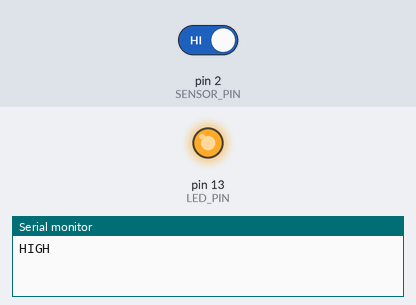
This sketch was run on a simulated Arduino Uno, built with avr-gcc and run on an emulated ATmega328P. Parts: output pins drawn as LEDs (lit = HIGH), the last lines printed to the serial monitor. Inputs (shaded band) come from the test bench; at power-on: pin 2 (SENSOR_PIN) HIGH.

Above: at 1.2 s.
1.3 s: pin 2 (SENSOR_PIN) driven LOW
At 2.2 s:
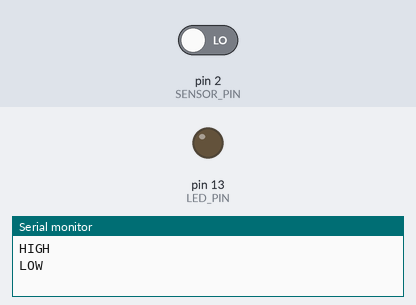
2.8 s: pin 2 (SENSOR_PIN) driven HIGH
At 3.5 s:
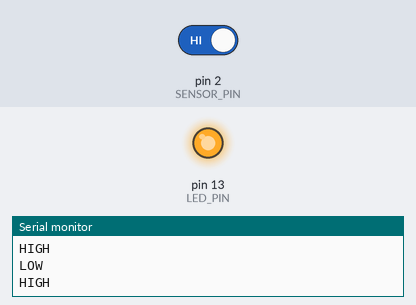
Timing chart, 0 to 5.8 s (numbered marks = the images above; inputs shaded):
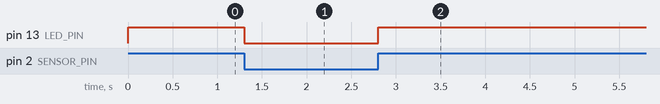

Measured:
- after the input at 1.3 s, pin 13 (LED_PIN): HIGH → LOW at once
- after the input at 2.8 s, pin 13 (LED_PIN): LOW → HIGH at once

The sketch:

01_digital_modul.ino
```cpp
// Leser en hvilken som helst modul med digital utgang (DO/S): tilt, Hall, berøring,
// flamme, lyd, IR-hinder, reed-bryter m.fl. Den innebygde LED-en på pinne 13 viser tilstanden.
// Kobling: modulens S/DO -> pinne 2, + / VCC -> 5V, - / GND -> GND.
// Mange moduler er aktivt lave (utgangen går LOW når de trigges) – se seriellmonitoren.

const int SENSOR_PIN = 2;
const int LED_PIN = LED_BUILTIN;

int forrige = -1;

void setup() {
  pinMode(SENSOR_PIN, INPUT);
  pinMode(LED_PIN, OUTPUT);
  Serial.begin(9600);
}

void loop() {
  int verdi = digitalRead(SENSOR_PIN);
  digitalWrite(LED_PIN, verdi);
  if (verdi != forrige) {
    Serial.println(verdi == HIGH ? "HIGH" : "LOW");
    forrige = verdi;
  }
  delay(10);
}
```
